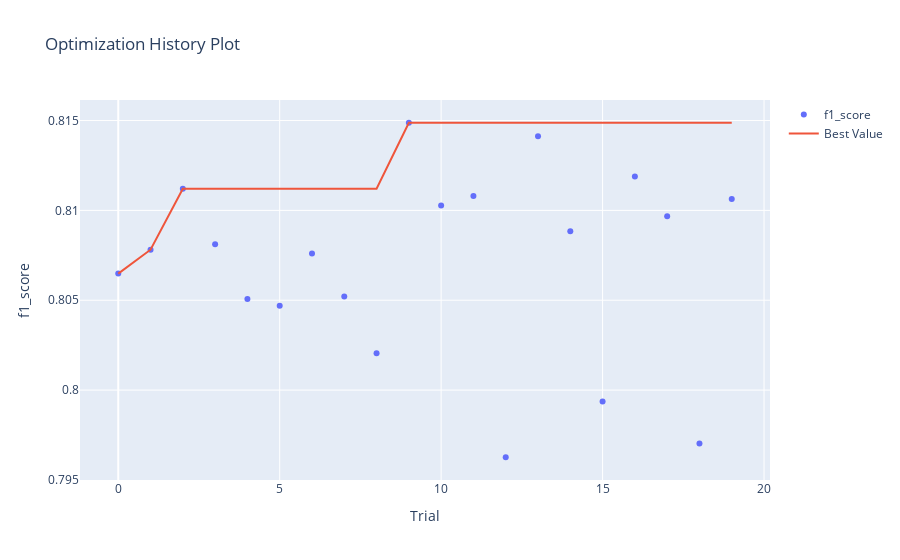

The code cell stored with this chart in its notebook:
### Code cell
# выводим результаты на обучающей выборке
# Случайный лес
print("Наилучшие значения гиперпараметров {}".format(study_rf.best_params))
print("f1_score на обучающем наборе: {:.2f}".format(study_rf.best_value))

# рассчитаем точность для тестовой выборки
model = ensemble.RandomForestClassifier(**study_rf.best_params,random_state=random_state, )
model.fit(X_train, y_train)
y_train_pred = model.predict(X_train)
print("accuracy на тестовом наборе: {:.2f}".format(model.score(X_test, y_test)))
y_test_pred = model.predict(X_test)
print('f1_score на тестовом наборе: {:.2f}'.format(metrics.f1_score(y_test, y_test_pred)))

#Визуализируем оптимизацию
optuna.visualization.plot_optimization_history(study_rf, target_name="f1_score")

### Figure 1 — Plotly figure (JSON) as saved in the notebook; plotly's stock layout.template omitted (floating-point values rounded to 4 significant figures)
{"data": [{"mode": "markers", "name": "f1_score", "type": "scatter", "x": [0, 1, 2, 3, 4, 5, 6, 7, 8, 9, 10, 11, 12, 13, 14, 15, 16, 17, 18, 19], "y": [0.8065, 0.8078, 0.8112, 0.8081, 0.8051, 0.8047, 0.8076, 0.8052, 0.802, 0.8149, 0.8103, 0.8108, 0.7963, 0.8141, 0.8088, 0.7994, 0.8119, 0.8097, 0.797, 0.8106]}, {"mode": "lines", "name": "Best Value", "type": "scatter", "x": [0, 1, 2, 3, 4, 5, 6, 7, 8, 9, 10, 11, 12, 13, 14, 15, 16, 17, 18, 19], "y": [0.8065, 0.8078, 0.8112, 0.8112, 0.8112, 0.8112, 0.8112, 0.8112, 0.8112, 0.8149, 0.8149, 0.8149, 0.8149, 0.8149, 0.8149, 0.8149, 0.8149, 0.8149, 0.8149, 0.8149]}, {"marker": {"color": "#cccccc"}, "mode": "markers", "name": "Infeasible Trial", "showlegend": false, "type": "scatter", "x": [], "y": []}], "layout": {"title": {"text": "Optimization History Plot"}, "xaxis": {"title": {"text": "Trial"}}, "yaxis": {"title": {"text": "f1_score"}}}}
